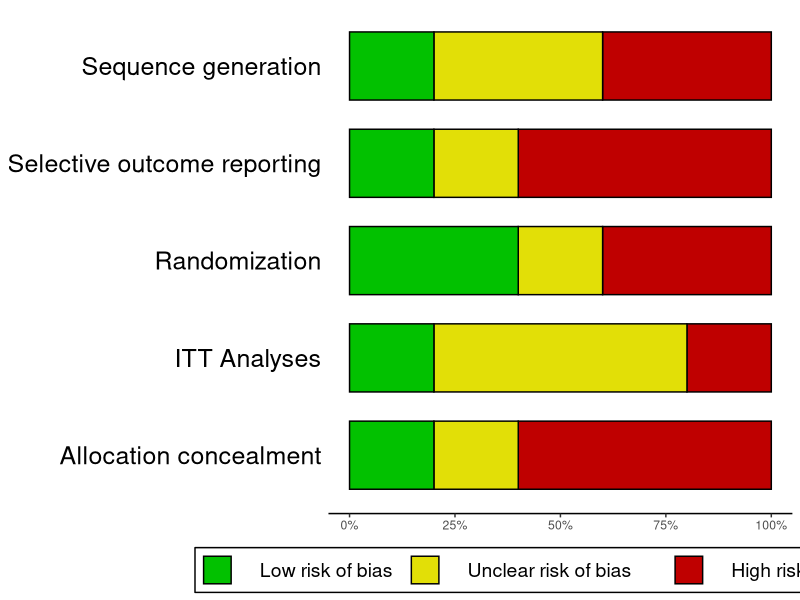
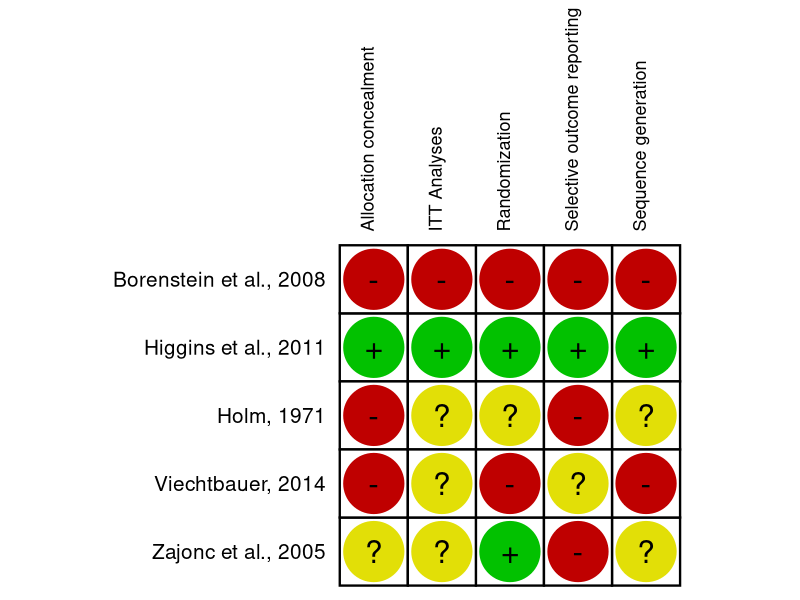
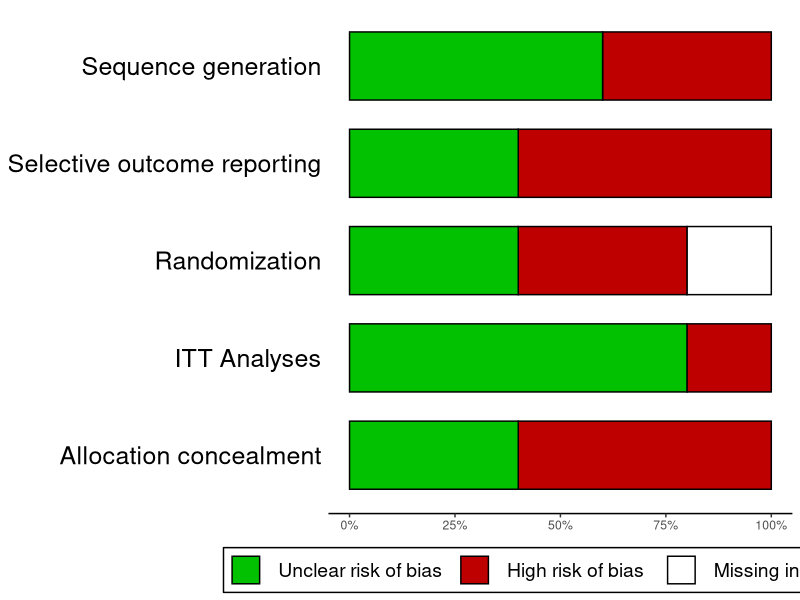
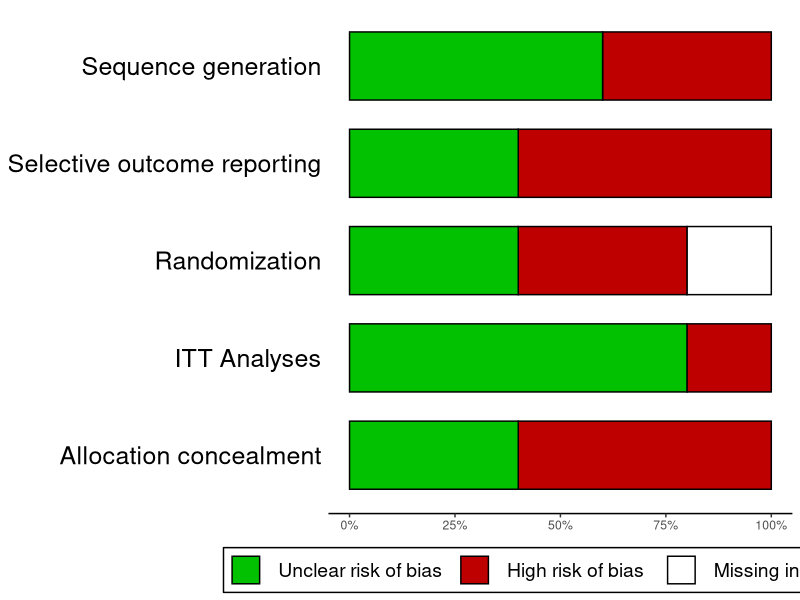
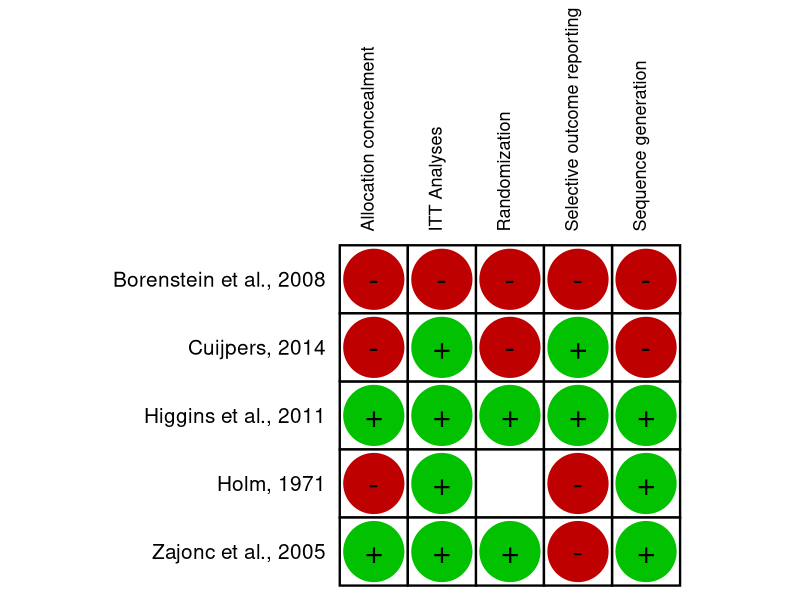
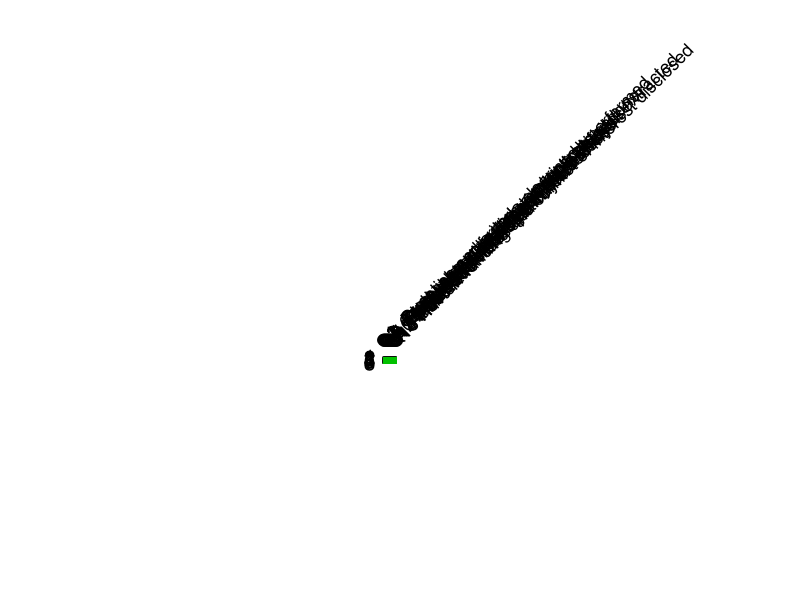
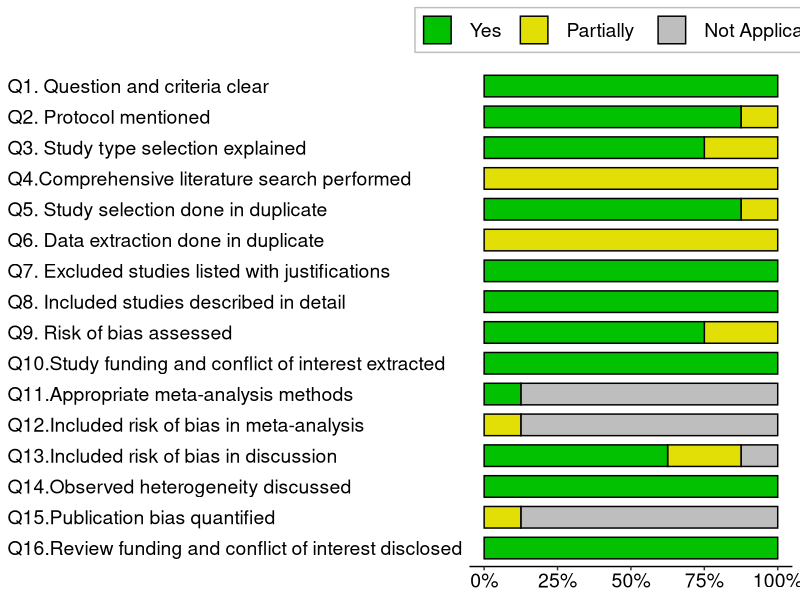
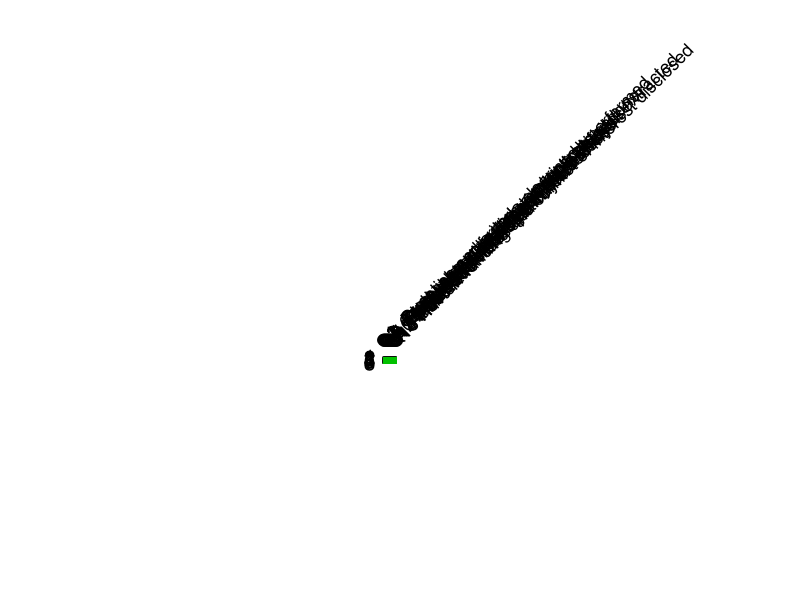

The R source for these figures, in order:
## ---- chunk 1
knitr::opts_chunk$set(echo = TRUE)
library(ggplot2)
library(tidyverse)
library(stringr)
library(patchwork)
## ---- chunk 2
## RoB chart function from the dmetar package (requires the tidyr and ggplot2)
## availeble from: https://raw.githubusercontent.com/MathiasHarrer/dmetar/master/R/rob.summary.R
# more info: https://dmetar.protectlab.org/articles/dmetar.html

#' Create a RevMan-style risk of bias summary chart
#'
#' This function generates summary plots for study quality assessments using the
#' \href{https://bit.ly/2KGQtfG}{Cochrance Risk of Bias Tool}.
#' Summary plots follow the style of \href{https://bit.ly/30eJK29}{RevMan} Risk of Bias (RoB) summary charts.
#'
#' @usage rob.summary(data, name.high="High", name.unclear="Unclear",
#'     name.low="Low", studies, name.missing, table = FALSE)
#'
#' @param data A \code{data.frame} containing a column for each risk of bias criterion, where
#' rows represent each individual studies. The risk of bias assessment for each criterion in each
#' study must be coded as a character string. Up to four codes can be used, referring to low risk of bias,
#' unclear risk of bias, high risk of bias, or missing information. The string used to specify the categories
#' must be specified in \code{name.high}, \code{name.unclear}, \code{name.low} and/or \code{name.missing},
#' unless defaults for those parameters are used.
#' @param name.high Character specifying how the "high risk of bias" category was coded in \code{data}
#' (e.g., \code{name.high = "high"}). Default is \code{"High"}.
#' @param name.unclear Character specifying how the "unclear risk of bias" category was coded in \code{data}
#' (e.g., \code{name.unclear = "unclear"}). Default is \code{"Unclear"}.
#' @param name.low Character specifying how the "low risk of bias" category was coded in \code{data}
#' (e.g., \code{name.low = "low"}). Default is \code{"Low"}.
#' @param name.missing Character specifying how missing information was coded in \code{data}
#' (e.g., \code{name.missing} = \code{"missing"}). Default is \code{"Missing"}. All ratings, including missing
#' information, must be coded as strings, so using \code{NA} in \code{data} to signify missing information
#' is not valid.
#' @param studies A vector of the same length as the number of rows in \code{data} specifying the study
#' labels for the risk of bias ratings. Only has to be specified when \code{table = TRUE}.
#' @param table Should an additional RevMan style risk of bias table be produced? If set to \code{TRUE},
#' \code{studies} must be specified. \code{FALSE} by default.
#'
#' @details The function automatically removes separators like "-" or "." from column names/risk of bias criteria. To produce
#' a "clean" plot, you may therefore separate words in the column names of the \code{data} data frame using these
#' symbols (e.g. \code{"Allocation_Concealment"} to return "Allocation Concealment").
#'
#' @references Harrer, M., Cuijpers, P., Furukawa, T.A, & Ebert, D. D. (2019).
#' \emph{Doing Meta-Analysis in R: A Hands-on Guide}. DOI: 10.5281/zenodo.2551803.
#' \href{https://bookdown.org/MathiasHarrer/Doing_Meta_Analysis_in_R/creating-a-revman-style-risk-of-bias-summary.html}{Chapter 10}
#'
#' @author Mathias Harrer & David Daniel Ebert
#'
#' @import ggplot2
#'
#' @export rob.summary
#'
#' @seealso
#' \code{\link{direct.evidence.plot}}
#'
#' @examples
#' # Example 1: No missing information, only produce summary plot
#' data = data.frame(
#'        "study" = c("Higgins et al., 2011", "Borenstein et al., 2008", "Holm, 1971",
#'                    "Zajonc et al., 2005", "Viechtbauer, 2014"),
#'        "Allocation_concealment" = c("Low", "High", "High", "Unclear", "High"),
#'        "Randomization" = c("Low", "High", "Unclear", "Low", "High"),
#'        "Sequence_generation" = c("Low", "High", "Unclear", "Unclear", "High"),
#'        "ITT.Analyses" = c("Low", "High", "Unclear", "Unclear", "Unclear"),
#'        "Selective_outcome_reporting" = c("Low", "High", "High", "High", "Unclear")
#'        )
#' rob.summary(data)
#'
#' # Example 2: Missing information, produce additional summary table
#' data2 = data.frame(
#'         "study" = c("Higgins et al., 2011", "Borenstein et al., 2008", "Holm, 1971",
#'                     "Zajonc et al., 2005", "Cuijpers, 2014"),
#'         "Allocation_concealment" = c("low", "high", "high", "uc", "high"),
#'         "Randomization" = c("low", "high", "miss", "low", "high"),
#'         "Sequence_generation" = c("low", "high", "uc", "uc", "high"),
#'         "ITT.Analyses" = c("low", "high", "uc", "uc", "uc"),
#'         "Selective_outcome_reporting" = c("low", "high", "high", "high", "uc")
#'        )
#' rob.summary(data2, name.high = "high", name.unclear = "uc", name.low = "low",
#'     name.missing = "miss", studies = data2$study, table = TRUE)


rob.summary <- function(data,
                       name.high="High",
                       name.unclear="Unclear",
                       name.low="Low",
                       studies,
                       name.missing,
                       table = FALSE){

  # Class Checks
  if (class(data) != "data.frame"){
    stop("'data' must be of class 'data.frame'.")
  }


  if (missing(name.missing)){

    # Only select columns with RoB data

    colnames.rob = character()

    for (i in 1:ncol(data)){

      vect = as.character(data[,i])

      for (j in 1:length(data[,i])){

        if (vect[j] %in% c(name.high, name.unclear, name.low)){

          colnames.rob[i] = TRUE

        } else {

          colnames.rob[i] = FALSE
          message(cat("Column '", colnames(data)[i],
                      "' removed from plot because it did not contain the specified RoB ratings (only). \n",
                      sep=""))
          break

        }
      }
    }

    # Use mask: rob data
    rob = data[ , as.logical(colnames.rob)]

    # Relevel for plot
    for (i in 1:ncol(rob)){

      rob[,i] = as.character(rob[,i])
      rob[rob[,i]==name.high,i] = "High"
      rob[rob[,i]==name.unclear,i] = "Unclear"
      rob[rob[,i]==name.low,i] = "Low"

    }

    # Make table
    if (table == TRUE){

      if (missing(studies)){
        stop("'studies' has to be specified when 'table = TRUE'.")
      }

      if (length(as.vector(studies)) != nrow(data)){
        stop("'studies' vector is not of equal length as the data.")
      }

      if (length(unique(studies)) != length(studies)){
        stop("'studies' cannot contain duplicate study labels.")
      }

      robby = rob
      robby = data.frame(study = studies,
                 condition = rep(colnames(robby), each = length(studies)),
                 measurement = unlist(robby), stringsAsFactors=FALSE)
      rownames(robby) = NULL
      robby$condition = gsub("_"," ", robby$condition)
      robby$condition = gsub("-"," ", robby$condition)
      robby$condition = gsub("\\."," ", robby$condition)
      robby[robby$measurement=="Low", "measurement"] = "+"
      robby[robby$measurement=="Unclear", "measurement"] = "?"
      robby[robby$measurement=="High", "measurement"] = "-"

      # Order factor
      robby$study = factor(robby$study,
                           levels = unique(studies)[rev(order(unique(robby$study)))])


      rob.table = ggplot(data = robby, aes(y = study, x = condition)) +
        geom_tile(color="black", fill="white", size = 0.8) +
        geom_point(aes(color=as.factor(measurement)), size=20) +
        geom_text(aes(label = measurement), size = 8) +
        scale_x_discrete(position = "top") +
        scale_color_manual(values = c("?" = "#E2DF07",
                                      "-" = "#BF0000",
                                      "+" = "#02C100")) +
        theme_minimal() +
        coord_equal() +
        theme(axis.title.x = element_blank(),
              axis.title.y = element_blank(),
              axis.ticks.y = element_blank(),
              axis.text.y = element_text(size = 15, color = "black"),
              axis.text.x = element_text(size = 13, color = "black", angle = 90, hjust=0),
              legend.position = "none",
              panel.grid.major = element_blank(),
              panel.grid.minor = element_blank(),
              panel.background = element_blank())

    }

    # Make long format, clean the factors
    rob.long = data.frame(condition = rep(colnames(rob), each = nrow(rob)),
                          measurement = unlist(rob), stringsAsFactors=FALSE)
    rownames(rob.long) = NULL
    rob.long$condition = gsub("_"," ",rob.long$condition)
    rob.long$condition = gsub("-"," ",rob.long$condition)
    rob.long$condition = gsub("\\."," ",rob.long$condition)
    rob.long$measurement = as.factor(rob.long$measurement)
    rob.long$measurement = factor(rob.long$measurement, levels(rob.long$measurement)[c(1, 3, 2)])

    # Make plot
    rob.plot = ggplot(data = rob.long) +
      geom_bar(mapping = aes(x = condition, fill = measurement), width = 0.7,
               position = "fill", color = "black") +
      coord_flip(ylim = c(0, 1)) +
      guides(fill = guide_legend(reverse = TRUE)) +
      scale_fill_manual("Risk of Bias",
                        labels = c("    High risk of bias          ",
                                   "    Unclear risk of bias       ",
                                   "    Low risk of bias  "),
                        values = c(Unclear = "#E2DF07", High = "#BF0000", Low = "#02C100")) +
      scale_y_continuous(labels = scales::percent) +
      theme(axis.title.x = element_blank(),
            axis.title.y = element_blank(),
            axis.ticks.y = element_blank(),
            axis.text.y = element_text(size = 18, color = "black"),
            axis.line.x = element_line(colour = "black", size = 0.5, linetype = "solid"),
            legend.position = "bottom",
            panel.grid.major = element_blank(),
            panel.grid.minor = element_blank(),
            panel.background = element_blank(),
            legend.background = element_rect(linetype = "solid", colour = "black"),
            legend.title = element_blank(),
            legend.key.size = unit(0.75, "cm"),
            legend.text = element_text(size = 14))

    plot(rob.plot)

    if (table == TRUE){
      plot(rob.table)
    }

  } else {

    # Only select columns with RoB data
    data = as.data.frame(data)

    colnames.rob = character()

    for (i in 1:ncol(data)){

      vect = as.character(data[,i])

      for (j in 1:length(data[,i])){

        if (vect[j] %in% c(name.high, name.unclear, name.low, name.missing)){

          colnames.rob[i] = TRUE

        } else {

          colnames.rob[i] = FALSE
          message(cat("Column '", colnames(data)[i],
                      "' removed from plot because it did not contain the specified RoB ratings (only). \n",
                      sep=""))
          break

        }
      }
    }

    # Use mask: rob data
    rob = data[ , as.logical(colnames.rob)]

    # Relevel for plot
    for (i in 1:ncol(rob)){

      rob[,i] = as.character(rob[,i])
      rob[rob[,i]==name.high,i] = "High"
      rob[rob[,i]==name.unclear,i] = "Unclear"
      rob[rob[,i]==name.low,i] = "Low"
      rob[rob[,i]==name.missing,i] = "Missing"

    }

    # Make Table

    if (table == TRUE){

      if (missing(studies)){
        stop("'studies' has to be specified when 'table = TRUE'.")
      }

      if (length(as.vector(studies)) != nrow(data)){
        stop("'studies' vector is not of equal length as the data.")
      }

      robby = rob
      robby = data.frame(study = as.factor(studies),
                         condition = rep(colnames(robby), each = length(studies)),
                         measurement = unlist(robby), stringsAsFactors=FALSE)
      rownames(robby) = NULL
      robby$condition = gsub("_"," ", robby$condition)
      robby$condition = gsub("-"," ", robby$condition)
      robby$condition = gsub("\\."," ", robby$condition)
      robby[robby$measurement=="Low", "measurement"] = "+"
      robby[robby$measurement=="Unclear", "measurement"] = "?"
      robby[robby$measurement=="High", "measurement"] = "-"
      robby[robby$measurement=="Missing", "measurement"] = " "

      # Order factor
      robby$study = factor(robby$study,
                           levels = unique(studies)[rev(order(unique(robby$study)))])

      rob.table = ggplot(data = robby, aes(y = study, x = condition)) +
        geom_tile(color="black", fill="white", size = 0.8) +
        geom_point(aes(color=as.factor(measurement)), size=20) +
        geom_text(aes(label = measurement), size = 8) +
        scale_x_discrete(position = "top") +
        scale_color_manual(values = c("?" = "#E2DF07",
                                      "-" = "#BF0000",
                                      "+" = "#02C100",
                                      " " = "white")) +
        theme_minimal() +
        coord_equal() +
        theme(axis.title.x = element_blank(),
              axis.title.y = element_blank(),
              axis.ticks.y = element_blank(),
              axis.text.y = element_text(size = 15, color = "black"),
              axis.text.x = element_text(size = 13, color = "black", angle = 90, hjust=0),
              legend.position = "none",
              panel.grid.major = element_blank(),
              panel.grid.minor = element_blank(),
              panel.background = element_blank())

    }


    # Make long format, clean the factors
    rob.long = data.frame(condition = rep(colnames(rob), each = nrow(rob)),
                          measurement = as.character(unlist(rob)))
    rownames(rob.long) = NULL
    rob.long$condition = gsub("_"," ",rob.long$condition)
    rob.long$condition = gsub("-"," ",rob.long$condition)
    rob.long$condition = gsub("\\."," ",rob.long$condition)
    rob.long$measurement = as.factor(rob.long$measurement)
    rob.long$measurement = factor(rob.long$measurement, levels(rob.long$measurement)[c(3,1,4,2)])

    rob.plot = ggplot(data = rob.long) +
      geom_bar(mapping = aes(x = condition, fill = measurement), width = 0.7,
               position = "fill", color = "black") +
      coord_flip(ylim = c(0, 1)) +
      guides(fill = guide_legend(reverse = TRUE)) +
      scale_fill_manual("Risk of Bias",
                        labels = c("  Missing information  ",
                                   "  High risk of bias   ",
                                   "  Unclear risk of bias  ",
                                   "  Low risk of bias  "),
                        values = c(Unclear = "#E2DF07",
                                   High = "#BF0000",
                                   Low = "#02C100",
                                   Missing = "white")) +
      scale_y_continuous(labels = scales::percent) +
      theme(axis.title.x = element_blank(),
            axis.title.y = element_blank(),
            axis.ticks.y = element_blank(),
            axis.text.y = element_text(size = 18, color = "black"),
            axis.line.x = element_line(colour = "black", size = 0.5, linetype = "solid"),
            legend.position = "bottom",
            panel.grid.major = element_blank(),
            panel.grid.minor = element_blank(),
            panel.background = element_blank(),
            legend.background = element_rect(linetype = "solid", colour = "black"),
            legend.title = element_blank(),
            legend.key.size = unit(0.75, "cm"),
            legend.text = element_text(size = 14))

    plot(rob.plot)

    if (table == TRUE){
      plot(rob.table)
    }

  }

}

## ---- chunk 3
# Example 1: No missing information, only produce summary plot
data1 = data.frame(
       "study" = c("Higgins et al., 2011", "Borenstein et al., 2008", "Holm, 1971",
                   "Zajonc et al., 2005", "Viechtbauer, 2014"),
       "Allocation_concealment" = c("Low", "High", "High", "Unclear", "High"),
       "Randomization" = c("Low", "High", "Unclear", "Low", "High"),
       "Sequence_generation" = c("Low", "High", "Unclear", "Unclear", "High"),
       "ITT.Analyses" = c("Low", "High", "Unclear", "Unclear", "Unclear"),
       "Selective_outcome_reporting" = c("Low", "High", "High", "High", "Unclear")
       )
rob.summary(data1, studies = data1$study, table=TRUE)

# Example 2: Missing information, produce additional summary table
data2 = data.frame(
        "study" = c("Higgins et al., 2011", "Borenstein et al., 2008", "Holm, 1971",
                    "Zajonc et al., 2005", "Cuijpers, 2014"),
        "Allocation_concealment" = c("low", "high", "high", "uc", "high"),
        "Randomization" = c("low", "high", "miss", "low", "high"),
        "Sequence_generation" = c("low", "high", "uc", "uc", "high"),
        "ITT.Analyses" = c("low", "high", "uc", "uc", "uc"),
        "Selective_outcome_reporting" = c("low", "high", "high", "high", "uc")
       )
data2 = data.frame(
        "study" = c("Higgins et al., 2011", "Borenstein et al., 2008", "Holm, 1971",
                    "Zajonc et al., 2005", "Cuijpers, 2014"),
        "Allocation_concealment" = c("low", "high", "high", "low", "high"),
        "Randomization" = c("low", "high", "miss", "low", "high"),
        "Sequence_generation" = c("low", "high", "low", "low", "high"),
        "ITT.Analyses" = c("low", "high", "low", "low", "low"),
        "Selective_outcome_reporting" = c("low", "high", "high", "high", "low")
       )

rob.summary(data2, name.high = "high", name.unclear = "uc", name.low = "low",
    name.missing = "miss")

rob.summary(data2, name.high = "high", name.unclear = "uc", name.low = "low",
    name.missing = "miss", studies = data2$study, table=TRUE)
## ---- chunk 4
data0 <- read.csv(file = "./data/AMSTAR2_sheet_RRs_v0_simplified.csv", colClasses = "character")
dim(data0)
str(data0)

#using function from dmetar package to make plots
#rob.summary(data0, name.high = "No", name.unclear = "Partially", name.low = "Yes", name.missing = "NotApplicable") 
#rob.summary(data0, name.high = "No", name.unclear = "Partially", name.low = "Yes", name.missing = "NotApplicable", studies = data0$study_ID, table=TRUE) 
#These plots need to be customized to our AMSTAR2!
## ---- chunk 5
## data prep
str(data0)
studies <- data0$study_ID

atable <- data0[ , 2:ncol(data0)] #only select columns with assessment data (remove first column with study codes)
atable <- data.frame(study = as.factor(studies),
                     question = rep(colnames(atable), each = length(studies)),
                     measurement = unlist(atable), stringsAsFactors=FALSE)
rownames(atable) = NULL
atable$question = gsub("_"," ", atable$question)
atable$question = gsub("-"," ", atable$question)
atable$question = gsub("\\."," ", atable$question)
atable$question <- as.factor(atable$question)
atable$question <- factor(atable$question, levels(atable$question)[c(1,9:16,2:8)]) #setting the order of levels - by Q-number
atable$study = factor(atable$study, levels = unique(studies)[rev(order(unique(atable$study)))]) #Re-order by study name (alphabetically)

##Make plot1      
table1plot <- ggplot(data = atable, aes(y = study, x = question)) +
  geom_tile(color="black", fill="white", size = 0.8) +
  geom_point(aes(color=as.factor(measurement)), size=10) +
  #geom_text(aes(label = measurement), size = 8) +
  scale_x_discrete(position = "top") +
  scale_color_manual(values = c("Partially" = "#E2DF07",
                                "No" = "#BF0000",
                                "Yes" = "#02C100",
                                "NotApplicable" = "grey")) +
  theme_minimal() +
  coord_equal() +
        theme(axis.title.x = element_blank(),
              axis.title.y = element_blank(),
              axis.ticks.y = element_blank(),
              axis.text.y = element_text(size = 15, color = "black"),
              axis.text.x = element_text(size = 13, color = "black", angle = 45, hjust=0),
              legend.position = "none",
              panel.grid.major = element_blank(),
              panel.grid.minor = element_blank(),
              panel.background = element_blank(),
              plot.margin = unit(c(1,1,6,0), "cm") #extra margins for saving into pdf
      )
  
table1plot
  
## save plot
ggsave(file = "figure_RR_apprisal1_v01.pdf", width = 16, height = 12, units = "cm", scale = 2, device = cairo_pdf)
## ---- chunk 6
## data prep
str(data0)
studies <- data0$study_ID
data1 <- data0[ , 2:ncol(data0)] #only select columns with assessment data (remove first column with study codes)
      
# Make long format, clean the factors:

    data0.long <- data.frame(question = rep(colnames(data1), each = nrow(data1)), measurement = unlist(data1), stringsAsFactors=FALSE) 
    rownames(data0.long) <- NULL
    
    data0.long$question <- gsub("_"," ",data0.long$question)
    data0.long$question <- gsub("\\.\\.","\\. ",data0.long$question)
    data0.long$question <- gsub("meta\\.analysis","meta-analysis",data0.long$question)
    #data0.long$question <- gsub("-"," ",data0.long$question)
    #data0.long$question <- gsub("\\."," ",data0.long$question)
    data0.long$question <- as.factor(data0.long$question)
    data0.long$question <- factor(data0.long$question, levels(data0.long$question)[rev(c(1,9:16,2:8))]) #setting the order of levels - by Q-number, reversed
    
    data0.long$measurement <- as.factor(data0.long$measurement)
    data0.long$measurement <- factor(data0.long$measurement, levels(data0.long$measurement)[c(1,2,3)]) #setting the order of levels for assessment scores: note that we do not have "No" in the data frame, if it is present, it would be level 3

## Make plot2:
    
rob.plot <- ggplot(data = data0.long) +
      geom_bar(mapping = aes(x = question, fill = measurement), width = 0.7,
               position = "fill", color = "black") +
      coord_flip(ylim = c(0, 1)) +
      guides(fill = guide_legend(reverse = TRUE)) +
      scale_fill_manual("Risk of Bias",
                        labels = c("  Not Applicable  ",
                                   "  Partially   ",
                                   "  Yes  ",
                                   "  No  "),
                        values = c(Partially = "#E2DF07", #yellow
                                   No = "#BF0000", #red
                                   Yes = "#02C100", #green
                                   NotApplicable = "grey")) +
      scale_y_continuous(labels = scales::percent) +
      theme(axis.title.x = element_blank(),
            axis.title.y = element_blank(),
            axis.ticks.y = element_blank(),
            axis.text.x = element_text(size = 14, color = "black", hjust=0.5),
            axis.text.y = element_text(size = 14, color = "black", hjust=0),
            axis.line.x = element_line(colour = "black", size = 0.5, linetype = "solid"),
            legend.position = "top",
            panel.grid.major = element_blank(),
            panel.grid.minor = element_blank(),
            panel.background = element_blank(),
            legend.background = element_rect(linetype = "solid", colour = "grey"),
            legend.title = element_blank(),
            legend.key.size = unit(0.75, "cm"),
            legend.text = element_text(size = 14))

plot(rob.plot)

## save plot
ggsave(file = "figure_RR_apprisal2_v01.pdf", width = 16, height = 12, units = "cm", scale = 1.5, device = cairo_pdf)
